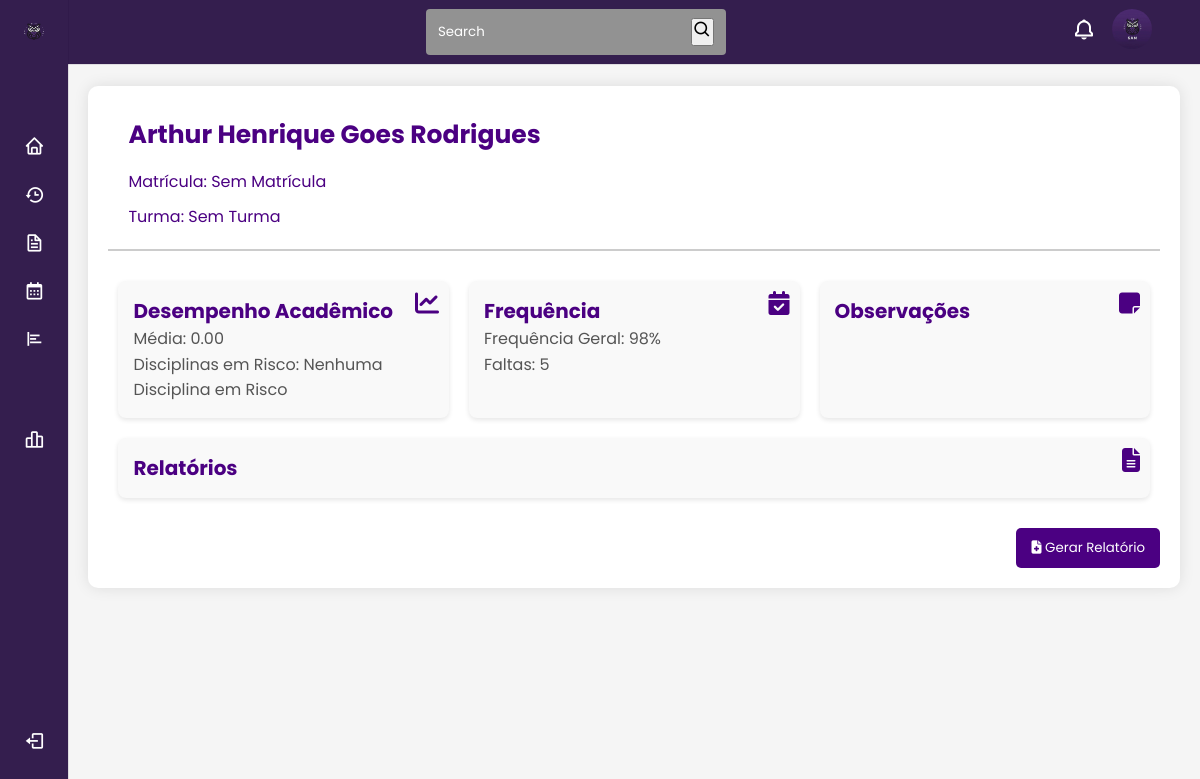
Before: /pages/professor/detalhes/detalhes_alunos.php?id=1 with the older database file.
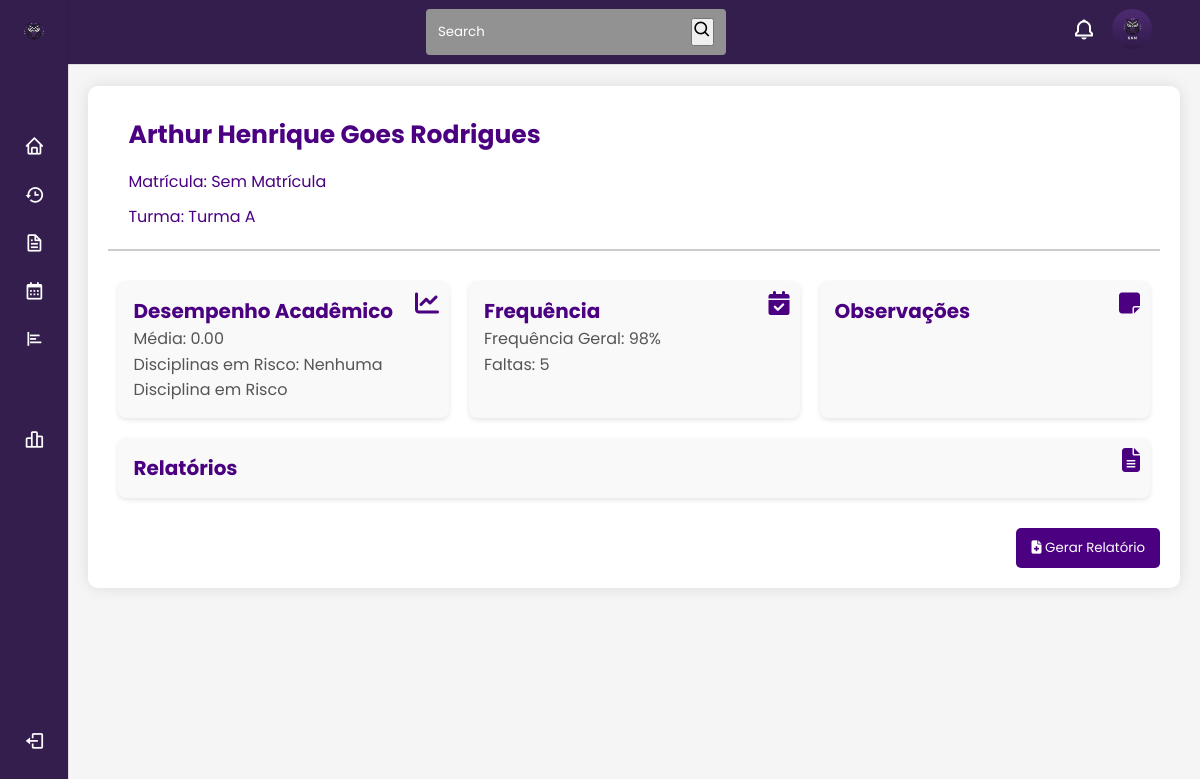
After: the same page with the newer database file.
### tables this page shows
CREATE TABLE `turma` (
  `id` int(11) NOT NULL,
  `nome` varchar(50) NOT NULL,
  `disciplina_id` int(11) NOT NULL,
  `professor_id` int(11) NOT NULL,
  `coordenador_id` int(11) NOT NULL,
  `data_inicio` date NOT NULL,
  `data_fim` date NOT NULL,
  `status` enum('ativo','pendente','risco','concluido') DEFAULT NULL,
  `data_criacao` timestamp NOT NULL DEFAULT current_timestamp(),
  `turno` enum('manha','tarde','noite') DEFAULT NULL,
  `periodo` enum('1bim','2bim','3bim','4bim') DEFAULT NULL,
  `progresso` tinyint(3) UNSIGNED DEFAULT 0,
  `aluno_id` int(11) DEFAULT NULL
);

### pages/professor/detalhes/detalhes_alunos.php (the view, shortened to what the changed rows need)
<?php
include '../../../php/global/notificacao.php';
$idAluno = $_GET['id'] ?? null;
if ($idAluno) {
    $stmt = $conn->prepare("SELECT * FROM usuarios WHERE cargo = 'aluno' AND id = ?");
    $stmt->bind_param("i", $idAluno);
    $stmt->execute();
    $result = $stmt->get_result();
    $aluno = $result->fetch_assoc();
    $stmt = $conn->prepare("SELECT * FROM turma WHERE aluno_id = ?");
    $stmt->bind_param("i", $idAluno);
    $stmt->execute();
    $turmas = $stmt->get_result()->fetch_assoc();
} else {
    echo "<script>alert('ID do aluno não fornecido.')</script>";
    exit;
}
?>
<!DOCTYPE html>
<html lang="pt-br">
<head>
    <link rel="stylesheet" href="../../../assets/scss/professor/detalhes/detalhes_alunos.css">
    <link rel="stylesheet" href="../../../assets/scss/global/sidebar.css">
    <link rel="stylesheet" href="../../../assets/scss/global/estilogeral.css">
    <link rel="stylesheet" href="https://cdnjs.cloudflare.com/ajax/libs/font-awesome/6.5.1/css/all.min.css" />
    <link rel="stylesheet" href="https://cdn.jsdelivr.net/npm/boxicons@latest/css/boxicons.min.css">
    <link href="https://cdn.jsdelivr.net/npm/remixicon@3.2.0/fonts/remixicon.css" rel="stylesheet">
</head>
<body>
<main>
    <div class="container">
        <div class="student-header">
            <div class="student-info">
                <h2><?= htmlspecialchars($aluno['nome'] ?? 'Sem Nome')?></h2>
                <p>Matrícula: <?= htmlspecialchars($aluno['rm'] ?? 'Sem Matrícula');?></p>
                <p>Turma: <?= htmlspecialchars(isset($turmas['nome']) ? $turmas['nome'] : 'Sem Turma');?></p>
            </div>
        </div>
    </div>
</main>
</body>
</html>

Changed rows visible on the page:
now on this page (row edited): turma: nome "Turma A"
Other visible differences:
isset($turmas['nome']) ? $turmas['nome'] : 'Sem Turma': "Sem Turma" → (not shown)
